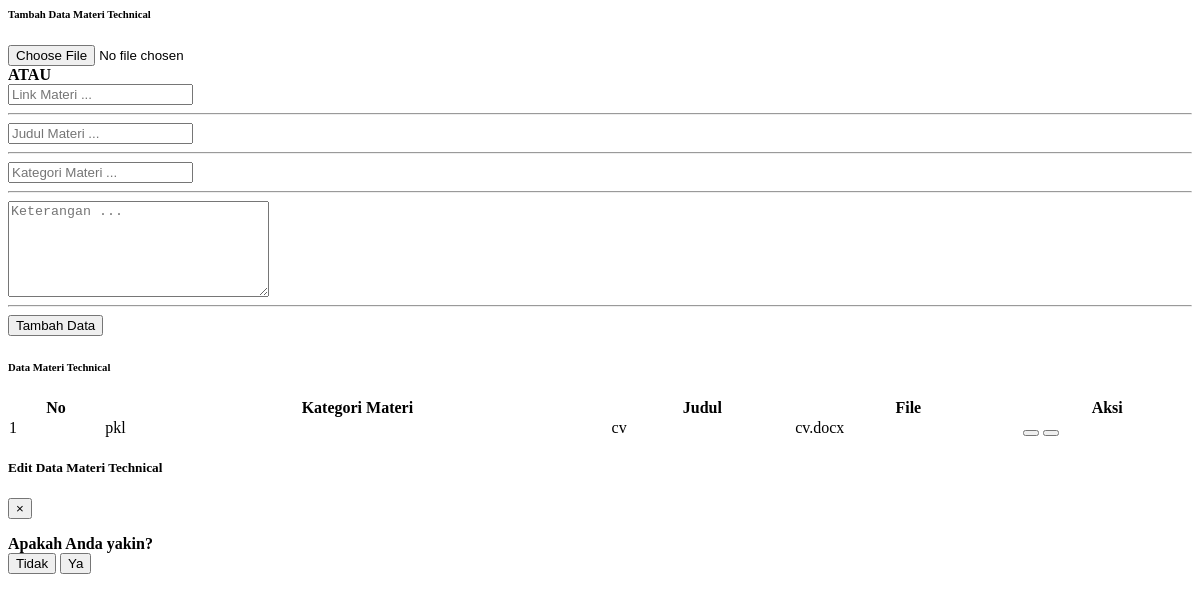
Before: /module/admin/materiTraining/dataMateriTechnical.php with the older database file.
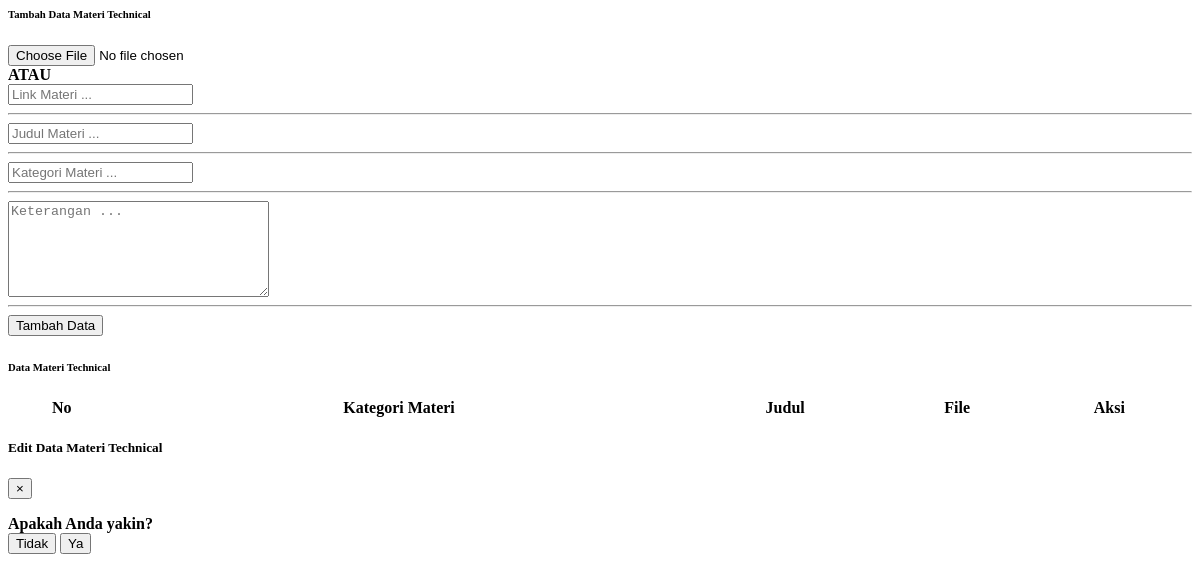
After: the same page with the newer database file.
### tables this page shows
CREATE TABLE `tabel_materi_technical` (
  `id_materi_technical` int(11) NOT NULL,
  `kategori_materi` varchar(100) NOT NULL,
  `judul_materi` varchar(100) NOT NULL,
  `keterangan_materi` text NOT NULL,
  `file_materi` text NOT NULL,
  `tipe` enum('link','file') NOT NULL,
  `tanggal_upload` date NOT NULL
);

### module/admin/materiTraining/dataMateriTechnical.php (the view, shortened to what the changed rows need)
<?php
  include "../process/proses_adminDataMateriTechnical.php";
?>
<body>
<div class="container-fluid" id="dataMateri">
    <div class="card shadow mb-4">
        <div class="card-body">
            <div class="table-responsive">
                <table class="table table-bordered" id="dataTable" width="100%" cellspacing="0">
                    <thead>
                        <tr class="text-center">
                            <th>No</th>
                            <th>Kategori Materi</th>
                            <th>Judul</th>
                            <th>File</th>
                            <th>Aksi</th>
                        </tr>
                    </thead>
                    <tbody>
                    <?php
                        $queryTampilData = "SELECT * FROM tabel_materi_technical;
                            ";
                        $resultTampilData = mysqli_query($con, $queryTampilData);
                        $index = 1;
                        if(mysqli_num_rows($resultTampilData) > 0){
                            while($rowTampilData = mysqli_fetch_assoc($resultTampilData)){
                    ?>
                        <tr class="text-center" id-materi="<?php echo $rowTampilData["id_materi_technical"] ?>">
                            <td ><?php echo $index; ?></td>
                            <td class="kategoriMateri"><?php echo $rowTampilData["kategori_materi"]; ?></td>
                            <td class="judulMateri"><?php echo $rowTampilData["judul_materi"]; ?></td>
                            <td class="fileMateri"><?php echo $rowTampilData["file_materi"]; ?></td>
                            <td>
                                <button type="button" class="btn btn-primary edit-dataMateriTechnical-admin" data-toggle="modal" data-target="#editDataMateriTechnicalModal" id_materiTechnicalEdit="<?php echo $rowTampilData["id_materi_technical"];?>">
                                </button>
                                <button type="button" class="btn btn-danger hapus-dataMateriTechnical-admin" data-toggle="modal" data-target="#hapusDataMateriTechnicalModal" id_materi_technical="<?php echo $rowTampilData["id_materi_technical"];?>">
                                </button>
                            </td>
                        </tr>
                    <?php
                        $index++;
                        }
                    ?>
                    <?php
                    }   else{
                    ?>
                        <!-- <div>
                            <p>Data Operator tidak tersedia</p>
                        </div> -->
                    <?php
                    }
                    ?>
                    </tbody>
                </table>
            </div>
        </div>
    </div>
</div>
</body>

Changed rows visible on the page:
removed tabel_materi_technical: kategori_materi "pkl", judul_materi "cv", file_materi "cv.docx"
